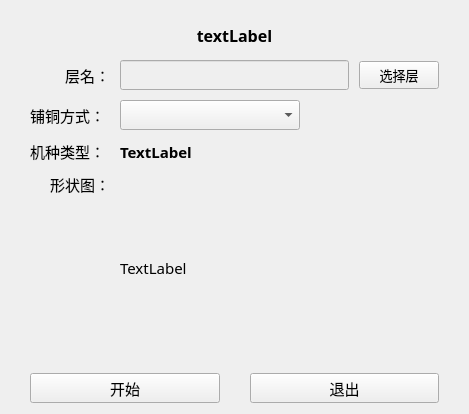
<?xml version="1.0" encoding="UTF-8"?>
<ui version="4.0">
 <class>Form</class>
 <widget class="QWidget" name="Form">
  <property name="geometry">
   <rect>
    <x>0</x>
    <y>0</y>
    <width>469</width>
    <height>403</height>
   </rect>
  </property>
  <property name="font">
   <font>
    <family>黑体</family>
    <pointsize>12</pointsize>
   </font>
  </property>
  <property name="windowTitle">
   <string>铺铜转化</string>
  </property>
  <layout class="QVBoxLayout" name="verticalLayout">
   <property name="spacing">
    <number>10</number>
   </property>
   <property name="leftMargin">
    <number>30</number>
   </property>
   <property name="topMargin">
    <number>20</number>
   </property>
   <property name="rightMargin">
    <number>30</number>
   </property>
   <item>
    <widget class="QLabel" name="title">
     <property name="minimumSize">
      <size>
       <width>0</width>
       <height>30</height>
      </size>
     </property>
     <property name="font">
      <font>
       <family>微软雅黑</family>
       <pointsize>12</pointsize>
       <weight>75</weight>
       <bold>true</bold>
      </font>
     </property>
     <property name="text">
      <string>textLabel</string>
     </property>
     <property name="alignment">
      <set>Qt::AlignCenter</set>
     </property>
    </widget>
   </item>
   <item>
    <layout class="QHBoxLayout" name="horizontalLayout">
     <item>
      <widget class="QLabel" name="label">
       <property name="minimumSize">
        <size>
         <width>80</width>
         <height>0</height>
        </size>
       </property>
       <property name="font">
        <font>
         <family>黑体</family>
         <pointsize>11</pointsize>
        </font>
       </property>
       <property name="text">
        <string>层名：</string>
       </property>
       <property name="alignment">
        <set>Qt::AlignRight|Qt::AlignTrailing|Qt::AlignVCenter</set>
       </property>
      </widget>
     </item>
     <item>
      <widget class="QLineEdit" name="layer_input">
       <property name="enabled">
        <bool>false</bool>
       </property>
       <property name="font">
        <font>
         <family>黑体</family>
         <pointsize>11</pointsize>
        </font>
       </property>
      </widget>
     </item>
     <item>
      <widget class="QPushButton" name="select_btn">
       <property name="font">
        <font>
         <family>黑体</family>
         <pointsize>10</pointsize>
        </font>
       </property>
       <property name="cursor">
        <cursorShape>PointingHandCursor</cursorShape>
       </property>
       <property name="text">
        <string>选择层</string>
       </property>
      </widget>
     </item>
    </layout>
   </item>
   <item>
    <layout class="QHBoxLayout" name="horizontalLayout_2" stretch="0,2,0,0">
     <item>
      <widget class="QLabel" name="label_3">
       <property name="minimumSize">
        <size>
         <width>80</width>
         <height>0</height>
        </size>
       </property>
       <property name="font">
        <font>
         <family>黑体</family>
         <pointsize>11</pointsize>
        </font>
       </property>
       <property name="text">
        <string>铺铜方式：</string>
       </property>
      </widget>
     </item>
     <item>
      <widget class="QComboBox" name="fillMethod">
       <property name="maximumSize">
        <size>
         <width>180</width>
         <height>16777215</height>
        </size>
       </property>
       <property name="font">
        <font>
         <family>黑体</family>
         <pointsize>11</pointsize>
        </font>
       </property>
      </widget>
     </item>
     <item>
      <spacer name="horizontalSpacer">
       <property name="orientation">
        <enum>Qt::Horizontal</enum>
       </property>
       <property name="sizeHint" stdset="0">
        <size>
         <width>40</width>
         <height>20</height>
        </size>
       </property>
      </spacer>
     </item>
     <item>
      <widget class="QLabel" name="customer">
       <property name="font">
        <font>
         <family>微软雅黑</family>
         <pointsize>10</pointsize>
         <weight>75</weight>
         <bold>true</bold>
        </font>
       </property>
       <property name="text">
        <string/>
       </property>
      </widget>
     </item>
    </layout>
   </item>
   <item>
    <layout class="QHBoxLayout" name="horizontalLayout_5" stretch="0,1">
     <item>
      <widget class="QLabel" name="label_2">
       <property name="minimumSize">
        <size>
         <width>80</width>
         <height>0</height>
        </size>
       </property>
       <property name="font">
        <font>
         <family>黑体</family>
         <pointsize>11</pointsize>
        </font>
       </property>
       <property name="text">
        <string>机种类型：</string>
       </property>
      </widget>
     </item>
     <item>
      <widget class="QLabel" name="series">
       <property name="font">
        <font>
         <family>微软雅黑</family>
         <pointsize>11</pointsize>
         <weight>75</weight>
         <bold>true</bold>
        </font>
       </property>
       <property name="text">
        <string>TextLabel</string>
       </property>
      </widget>
     </item>
    </layout>
   </item>
   <item>
    <layout class="QHBoxLayout" name="horizontalLayout_3" stretch="0,1">
     <item>
      <widget class="QLabel" name="label_4">
       <property name="minimumSize">
        <size>
         <width>80</width>
         <height>0</height>
        </size>
       </property>
       <property name="font">
        <font>
         <family>黑体</family>
         <pointsize>11</pointsize>
        </font>
       </property>
       <property name="text">
        <string>形状图：</string>
       </property>
       <property name="alignment">
        <set>Qt::AlignRight|Qt::AlignTop|Qt::AlignTrailing</set>
       </property>
      </widget>
     </item>
     <item>
      <widget class="QLabel" name="shapeLabel">
       <property name="minimumSize">
        <size>
         <width>0</width>
         <height>190</height>
        </size>
       </property>
       <property name="font">
        <font>
         <family>黑体</family>
         <pointsize>11</pointsize>
        </font>
       </property>
       <property name="text">
        <string>TextLabel</string>
       </property>
       <property name="alignment">
        <set>Qt::AlignLeading|Qt::AlignLeft|Qt::AlignVCenter</set>
       </property>
      </widget>
     </item>
    </layout>
   </item>
   <item>
    <layout class="QHBoxLayout" name="horizontalLayout_4">
     <property name="spacing">
      <number>30</number>
     </property>
     <item>
      <widget class="QPushButton" name="exec_btn">
       <property name="minimumSize">
        <size>
         <width>0</width>
         <height>30</height>
        </size>
       </property>
       <property name="font">
        <font>
         <family>黑体</family>
         <pointsize>11</pointsize>
        </font>
       </property>
       <property name="cursor">
        <cursorShape>PointingHandCursor</cursorShape>
       </property>
       <property name="text">
        <string>开始</string>
       </property>
      </widget>
     </item>
     <item>
      <widget class="QPushButton" name="exit_btn">
       <property name="minimumSize">
        <size>
         <width>0</width>
         <height>30</height>
        </size>
       </property>
       <property name="font">
        <font>
         <family>黑体</family>
         <pointsize>11</pointsize>
        </font>
       </property>
       <property name="cursor">
        <cursorShape>PointingHandCursor</cursorShape>
       </property>
       <property name="text">
        <string>退出</string>
       </property>
      </widget>
     </item>
    </layout>
   </item>
  </layout>
 </widget>
 <resources/>
 <connections/>
</ui>
